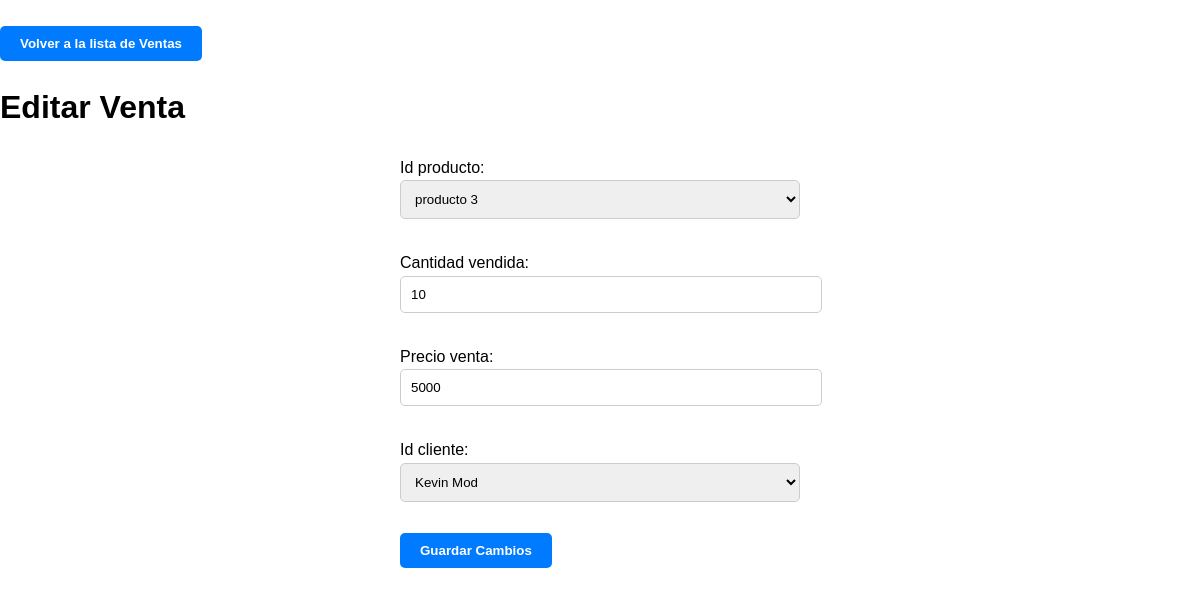
Page /editar_venta/6/ on the committed database.
### StoreApp/models.py (models this page shows, shortened)
class Productos(models.Model):
    id_producto = models.BigIntegerField(primary_key=True) #Este será la llave primaria
    nombre_producto = models.CharField(max_length=50) # Se le incluyó un máximo de letras, para que no ingresen nombres muy largos
    descripcion_producto = models.TextField()
    cantidad_disponible = models.IntegerField()
    def __str__(self):
        return self.nombre_producto

class Ventas(models.Model):
    id_venta = models.AutoField(primary_key=True)
    id_producto = models.ForeignKey(Productos, on_delete=models.CASCADE)
    cantidad_vendida = models.IntegerField()
    precio_venta = models.IntegerField()
    total_venta = models.IntegerField(editable=False)
    id_cliente = models.ForeignKey(Clientes, on_delete=models.CASCADE)

class Clientes(models.Model):
    id_cliente = models.BigIntegerField(primary_key=True)
    nombre_cliente = models.CharField(max_length=50)
    correo = models.CharField(max_length=50)
    def __str__(self):
        return self.nombre_cliente

### StoreApp/views.py (the view)
# urls.py: path('editar_venta/<int:id_venta>/', editar_venta),
def editar_venta(request, id_venta):
    venta = get_object_or_404(Ventas, id_venta=id_venta)
    if request.method == 'POST':
        form = VentasForm(request.POST, instance=venta)
        if form.is_valid():
            form.save()
            return redirect('/ventas/')
    else:
        form = VentasForm(instance=venta)
    return render(request, 'editar_venta.html', {'form': form})

### StoreApp/forms.py
class VentasForm(forms.ModelForm):
    class Meta:
        model = Ventas
        fields = '__all__'

### StoreApp/templates/editar_venta.html (shortened to what this page needs)
{% load static %}
<!DOCTYPE html>
<html>
<head>
    <link rel="stylesheet" href="{% static 'css/global.css' %}">
</head>
<body>
    <br>
    <a href="/ventas/"><button>Volver a la lista de Ventas</button> </a>
    <br>
    <h1>Editar Venta</h1>
    <form method="post">
        {{ form.as_p }}
        <button type="submit">Guardar Cambios</button>
    </form>
</body>
</html>

### StoreApp/static/css/global.css (style rules this page uses)
body { font-family: Arial, sans-serif; line-height: 1.6; margin: 0; padding: 0; }
h1, h2, h3 { font-weight: bold; }
button { cursor: pointer; background-color: #007bff; color: #fff; border: none; padding: 10px 20px; border-radius: 5px; font-weight: bold; transition: background-color 0.3s ease; }
form { max-width: 400px; margin: 0 auto; }
input, textarea, select { width: 100%; padding: 10px; margin-bottom: 15px; border: 1px solid #ccc; border-radius: 5px; }

### rows in the picture
Productos: id_producto "producto 3"
Ventas: cantidad_vendida "10", precio_venta "5000"
Clientes: id_cliente "Kevin Mod"
